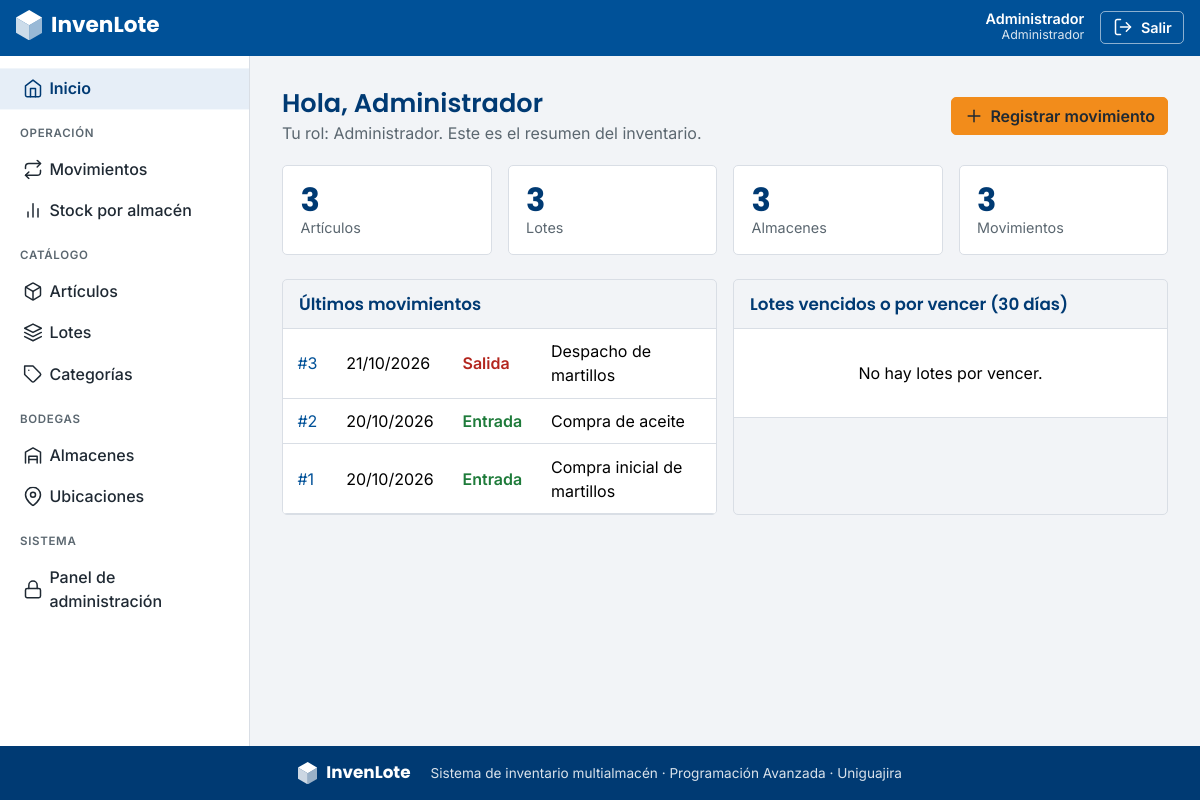
The page / (signed in) on the database its author committed.
### apps/usuarios/models.py (models this page shows, shortened)
class Usuario(AbstractUser):
    class Rol(models.TextChoices):
        ADMIN = "ADMIN", "Administrador"
        JEFE = "JEFE", "Jefe de bodega"
        BODEGUERO = "BODEGUERO", "Bodeguero"
    pk_usu_id = models.BigAutoField(primary_key=True)
    usu_rol = models.CharField("rol", max_length=10, choices=Rol.choices, default=Rol.BODEGUERO)
    class Meta:
        db_table = "tbl_usuario"
        verbose_name = "usuario"
        verbose_name_plural = "usuarios"

### apps/movimientos/models.py (models this page shows, shortened)
class Movimiento(models.Model):
    TIPOS = [("ENTRADA", "Entrada"), ("SALIDA", "Salida")]
    pk_mov_id = models.BigAutoField(primary_key=True)
    mov_fecha = models.DateField("fecha")
    mov_tipo = models.CharField("tipo", max_length=10, choices=TIPOS)
    mov_observacion = models.CharField("observación", max_length=200, blank=True)
    fk_usu = models.ForeignKey(
        settings.AUTH_USER_MODEL,
        on_delete=models.PROTECT,
        related_name="movimientos",
        verbose_name="registrado por",
        editable=False,
    )
    lotes = models.ManyToManyField("lotes.Lote", through="detalles_movimiento.DetalleMovimiento")
    class Meta:
        db_table = "tbl_movimiento"
        verbose_name = "movimiento"
        verbose_name_plural = "movimientos"

### config/views.py (the view)
# urls.py: path('', views.inicio, name='inicio'),
@login_required
def inicio(request):
    hoy = timezone.localdate()
    limite = hoy + timedelta(days=30)
    ultimos = (
        Movimiento.objects.order_by("-mov_fecha", "-pk")[:5]
    )
    por_vencer = (
        Lote.objects.filter(lot_fecha_vencimiento__isnull=False, lot_fecha_vencimiento__lte=limite)
        .select_related("fk_art", "fk_ubi__fk_alm")
        .order_by("lot_fecha_vencimiento")[:5]
    )
    contexto = {
        "total_articulos": Articulo.objects.count(),
        "total_lotes": Lote.objects.count(),
        "total_almacenes": Almacen.objects.count(),
        "total_movimientos": Movimiento.objects.count(),
        "ultimos": ultimos,
        "por_vencer": por_vencer,
        "hoy": hoy,
        "limite": limite,
    }
    return render(request, "inicio.html", contexto)

### config/context.py (called while the page is built)
def rol_usuario(request):
    usuario = request.user
    if not usuario.is_authenticated:
        return {}
    return {"rol": usuario.get_usu_rol_display()}

### templates/inicio.html (shortened to what this page needs)
{% extends "base.html" %}
{% block contenido %}
<div class="encabezado">
  <div><h1>Hola, {{ user.get_full_name|default:user.username }}</h1><p class="subtitulo">Tu rol: {{ rol }}. Este es el resumen del inventario.</p></div>
  {% if perms.movimientos.add_movimiento %}<a class="btn btn-accion" href="{% url 'movimientos:crear' %}">{% include "includes/icono.html" with nombre="plus" %}Registrar movimiento</a>
  {% elif perms.articulos.add_articulo %}<a class="btn btn-accion" href="{% url 'articulos:crear' %}">{% include "includes/icono.html" with nombre="plus" %}Nuevo artículo</a>
  {% elif perms.almacenes.add_almacen %}<a class="btn btn-accion" href="{% url 'almacenes:crear' %}">{% include "includes/icono.html" with nombre="plus" %}Nuevo almacén</a>{% endif %}
</div>
<div class="resumen">
  <a class="dato" href="{% if perms.articulos.view_articulo %}{% url 'articulos:lista' %}{% else %}#{% endif %}"><div class="dato-numero">{{ total_articulos }}</div><div class="dato-nombre">Artículos</div></a>
  <a class="dato" href="{% if perms.lotes.view_lote %}{% url 'lotes:lista' %}{% else %}#{% endif %}"><div class="dato-numero">{{ total_lotes }}</div><div class="dato-nombre">Lotes</div></a>
  <a class="dato" href="{% if perms.almacenes.view_almacen %}{% url 'almacenes:lista' %}{% else %}#{% endif %}"><div class="dato-numero">{{ total_almacenes }}</div><div class="dato-nombre">Almacenes</div></a>
  <a class="dato" href="{% if perms.movimientos.view_movimiento %}{% url 'movimientos:lista' %}{% else %}#{% endif %}"><div class="dato-numero">{{ total_movimientos }}</div><div class="dato-nombre">Movimientos</div></a>
</div>
<div class="bloques">
  <section class="card tabla-tarjeta">
    <h2 class="bloque-titulo">Últimos movimientos</h2>
    <div class="table-responsive">
      <table class="table align-middle mb-0">
        <tbody>
          {% for m in ultimos %}
          <tr>
            <td>{% if perms.movimientos.view_movimiento %}<a href="{% url 'movimientos:detalle' m.pk %}">#{{ m.pk }}</a>{% else %}#{{ m.pk }}{% endif %}</td>
            <td>{{ m.mov_fecha|date:"d/m/Y" }}</td>
            <td>{% if m.mov_tipo == "ENTRADA" %}<span class="estado-entrada">Entrada</span>{% else %}<span class="estado-salida">Salida</span>{% endif %}</td>
            <td class="texto-suave">{{ m.mov_observacion|truncatechars:40 }}</td>
          </tr>
          {% empty %}<tr><td class="vacio">Todavía no hay movimientos.</td></tr>{% endfor %}
        </tbody>
      </table>
    </div>
  </section>
  <section class="card tabla-tarjeta">
    <h2 class="bloque-titulo">Lotes vencidos o por vencer (30 días)</h2>
    <div class="table-responsive">
      <table class="table align-middle mb-0">
        <tbody>
          {% for lote in por_vencer %}
          <tr>
            <td>{{ lote.lot_codigo }}</td><td>{{ lote.fk_art.art_nombre }}</td>
            <td>{% include "includes/vencimiento.html" %}</td>
          </tr>
          {% empty %}<tr><td class="vacio">No hay lotes por vencer.</td></tr>{% endfor %}
        </tbody>
      </table>
    </div>
  </section>
</div>
{% endblock %}

### templates/includes/navbar.html (shortened to what this page needs)
<header class="barra-superior">
  <div class="barra-interna">
    <a class="marca" href="{% url 'inicio' %}" aria-label="InvenLote, ir al inicio">
      {% include "includes/logo.html" with blanco=True %}
    </a>
    {% if user.is_authenticated %}
    <div class="usuario">
      <div class="usuario-datos d-none d-sm-block">
        <div class="usuario-nombre">{{ user.get_full_name|default:user.username }}</div>
        <div class="usuario-rol">{{ rol }}</div>
      </div>
      <form method="post" action="{% url 'logout' %}">
        <button type="submit" class="btn-salir">{% include "includes/icono.html" with nombre="salir" %}<span>Salir</span></button>
      </form>
    </div>
    {% endif %}
  </div>
</header>

### static/invenlote/app.css (style rules this page uses)
:root { --il-azul: #005198; --il-azul-oscuro: #003A73; --il-naranja: #F28C1B; --il-gris: #F2F4F7; --il-texto: #1F2933; --il-suave: #5B6770; --il-borde: #D9DEE5; --il-rojo: #B3261E; --il-verde: #1E7B3A; --bs-primary: var(--il-azul); --bs-primary-rgb: 0, 81, 152; --bs-link-color: var(--il-azul); --bs-link-color-rgb: 0, 81, 152; --bs-link-hover-color: var(--il-azul-oscuro); --bs-body-color: var(--il-texto); --bs-body-bg: var(--il-gris); --bs-body-font-family: 'Inter', system-ui, -apple-system, 'Segoe UI', sans-serif; --bs-border-color: var(--il-borde); --bs-border-radius: 5px; --bs-border-radius-sm: 5px; --bs-border-radius-lg: 5px; }
body { background: var(--il-gris); color: var(--il-texto); display: flex; flex-direction: column; min-height: 100vh; }
h1, h2, h3, h4, h5, h6, .h1, .h2, .h3 { font-family: 'Poppins', 'Inter', sans-serif; font-weight: 600; color: var(--il-azul-oscuro); }
a { text-decoration: none; }
.btn { border-radius: 5px; font-weight: 600; display: inline-flex; align-items: center; justify-content: center; }
.btn-accion { background: var(--il-naranja); border-color: var(--il-naranja); color: var(--il-texto); }
.barra-superior { background: var(--il-azul); color: #fff; position: sticky; top: 0; z-index: 1030; }
.barra-interna { display: flex; align-items: center; gap: .75rem; padding: .6rem 1rem; max-width: 1500px; margin: 0 auto; }
.marca { color: #fff; margin-right: auto; }
.usuario { display: flex; align-items: center; gap: 1rem; }
.usuario-nombre { font-weight: 600; font-size: .9rem; line-height: 1.1; text-align: right; }
.usuario-rol { font-size: .78rem; opacity: .85; text-align: right; }
.btn-salir { background: transparent; color: #fff; border: 1px solid rgba(255,255,255,.55); border-radius: 5px; padding: .3rem .7rem; font-weight: 600; font-size: .9rem; }
.encabezado { display: flex; flex-wrap: wrap; align-items: center; justify-content: space-between; gap: .75rem 1rem; margin-bottom: 1.25rem; }
.encabezado h1 { font-size: 1.6rem; margin: 0; }
.subtitulo { margin: .15rem 0 0; color: var(--il-suave); }
.card { border-color: var(--il-borde); border-radius: 5px; box-shadow: none; }
.tabla-tarjeta { overflow: hidden; }
.table { --bs-table-bg: #fff; margin-bottom: 0; }
.table td { padding: .65rem .9rem; vertical-align: middle; }
.vacio { text-align: center; color: var(--il-suave); padding: 2rem 1rem !important; }
.estado-entrada { color: var(--il-verde); font-weight: 600; }
.estado-salida { color: var(--il-rojo); font-weight: 600; }
.texto-suave { color: var(--il-suave); }
.resumen { display: grid; grid-template-columns: repeat(auto-fit, minmax(190px, 1fr)); gap: 1rem; margin-bottom: 1.5rem; }
.dato { background: #fff; border: 1px solid var(--il-borde); border-radius: 5px; padding: 1rem 1.1rem; display: block; color: var(--il-texto); }
.dato-numero { font-family: 'Poppins', sans-serif; font-weight: 700; font-size: 2rem; color: var(--il-azul-oscuro); line-height: 1.1; }
.dato-nombre { color: var(--il-suave); font-size: .9rem; }
.bloques { display: grid; grid-template-columns: 1fr; gap: 1rem; }
@media (min-width: 992px) { .bloques { grid-template-columns: 1fr 1fr; } }
.bloque-titulo { font-size: 1.05rem; padding: .85rem 1rem; margin: 0; border-bottom: 1px solid var(--il-borde); }

### rows shown on the page
Usuario: get_full_name "Administrador", first_name "Administrador"
Movimiento: pk "3", mov_fecha "21/10/2026", mov_tipo "Salida", mov_observacion "Despacho de martillos"
Movimiento: pk "2", mov_fecha "20/10/2026", mov_tipo "Entrada", mov_observacion "Compra de aceite"
Movimiento: pk "1", mov_fecha "20/10/2026", mov_tipo "Entrada", mov_observacion "Compra inicial de martillos"

### other values the page prints
{{ total_articulos }} "3"
{{ total_lotes }} "3"
{{ total_almacenes }} "3"
{{ total_movimientos }} "3"
